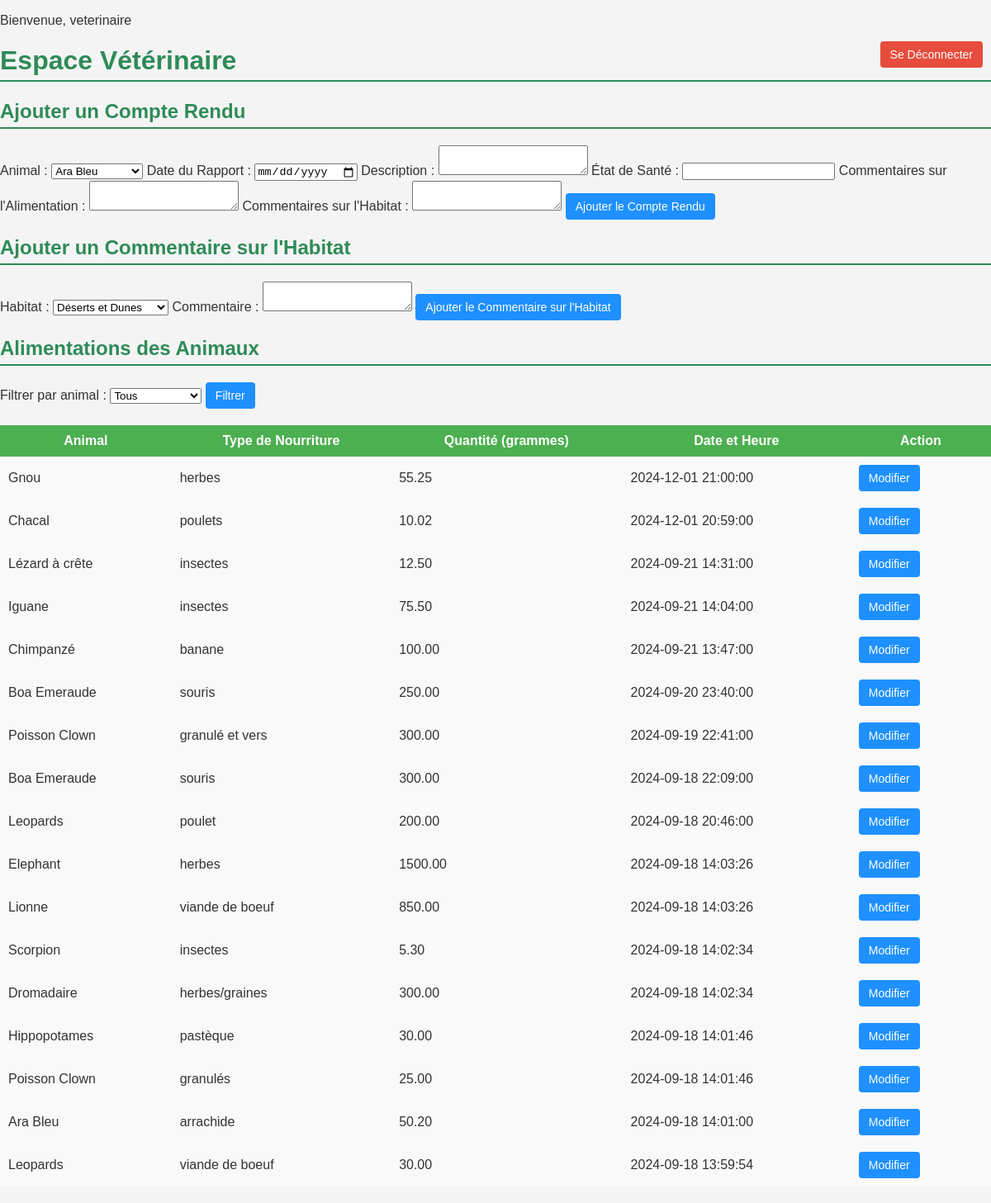
Page /vet_dashboard.php (signed in) on the committed database.
### tables this page shows
CREATE TABLE `feeding_logs` (
  `id` int(11) NOT NULL,
  `animal_id` int(11) NOT NULL,
  `user_id` int(11) NOT NULL,
  `food_type` varchar(255) NOT NULL,
  `grammage` decimal(10,2) NOT NULL,
  `feeding_time` datetime DEFAULT current_timestamp()
);

CREATE TABLE `animals` (
  `id` int(11) NOT NULL,
  `image` varchar(255) NOT NULL,
  `name` varchar(255) NOT NULL,
  `species` varchar(255) NOT NULL,
  `health_status` varchar(255) NOT NULL,
  `views` int(11) DEFAULT 0,
  `habitat_id` int(11) NOT NULL
);

### vet_dashboard.php (the view, shortened to what this page needs)
<?php
include 'config/config_sql.php';
$role = $_SESSION['role'];
$stmt_animals = $pdo->prepare("SELECT id, name FROM animals ORDER BY name ASC");
$stmt_animals->execute();
$animals = $stmt_animals->fetchAll(PDO::FETCH_ASSOC);
$stmt_habitats = $pdo->prepare("SELECT id, name FROM habitats ORDER BY name ASC");
$stmt_habitats->execute();
$habitats = $stmt_habitats->fetchAll(PDO::FETCH_ASSOC);
$filter_animal = isset($_GET['animal_id']) ? $_GET['animal_id'] : null;
if ($filter_animal) {
    $sql_feedings = "SELECT a.name as animal_name, f.food_type, f.grammage, f.feeding_time, f.id as feeding_id
                     FROM feeding_logs f
                     JOIN animals a ON f.animal_id = a.id
                     WHERE f.animal_id = :animal_id
                     ORDER BY f.feeding_time DESC";
} else {
    $sql_feedings = "SELECT a.name as animal_name, f.food_type, f.grammage, f.feeding_time, f.id as feeding_id
                     FROM feeding_logs f
                     JOIN animals a ON f.animal_id = a.id
                     ORDER BY f.feeding_time DESC";
}
$stmt_feedings = $pdo->prepare($sql_feedings);
$stmt_feedings->execute();
$feedings = $stmt_feedings->fetchAll(PDO::FETCH_ASSOC);
?>
<!DOCTYPE html>
<html lang="fr">
<head>
    <link rel="stylesheet" href="dashboard1/style.css">
</head>
<body>
    <div class="header">
        <p>Bienvenue, <?= htmlspecialchars($role); ?></p>
        <form method="POST" action="vet_dashboard.php">
            <button type="submit" name="logout" class="logout-btn">Se Déconnecter</button>
        </form>
    </div>
    <h1>Espace Vétérinaire</h1>
    <h2>Ajouter un Compte Rendu</h2>
    <form method="POST" action="vet_dashboard.php">
        <label for="animal_id">Animal :</label>
        <select name="animal_id" id="animal_id" required>
            <?php foreach ($animals as $animal): ?>
                <option value="<?= $animal['id']; ?>"><?= htmlspecialchars($animal['name']); ?></option>
            <?php endforeach; ?>
        </select>
        <label for="report_date">Date du Rapport :</label>
        <input type="date" name="report_date" id="report_date" required>
        <label for="description">Description :</label>
        <textarea name="description" id="description" required></textarea>
        <label for="health_status">État de Santé :</label>
        <input type="text" name="health_status" id="health_status">
        <label for="feeding_comments">Commentaires sur l'Alimentation :</label>
        <textarea name="feeding_comments" id="feeding_comments"></textarea>
        <label for="habitat_comments">Commentaires sur l'Habitat :</label>
        <textarea name="habitat_comments" id="habitat_comments"></textarea>
        <button type="submit" name="submit_report">Ajouter le Compte Rendu</button>
    </form>
    <h2>Ajouter un Commentaire sur l'Habitat</h2>
    <form method="POST" action="vet_dashboard.php">
        <label for="habitat_id">Habitat :</label>
        <select name="habitat_id" id="habitat_id" required>
            <?php foreach ($habitats as $habitat): ?>
                <option value="<?= $habitat['id']; ?>"><?= htmlspecialchars($habitat['name']); ?></option>
            <?php endforeach; ?>
        </select>
        <label for="comment">Commentaire :</label>
        <textarea name="comment" id="comment" required></textarea>
        <button type="submit" name="submit_habitat_comment">Ajouter le Commentaire sur l'Habitat</button>
    </form>
    <h2>Alimentations des Animaux</h2>
    <form method="GET" action="vet_dashboard.php">
        <label for="animal_id">Filtrer par animal :</label>
        <select name="animal_id" id="animal_id">
            <option value="">Tous</option>
        </select>
        <button type="submit">Filtrer</button>
    </form>
    <table>
        <thead>
            <tr>
                <th>Animal</th>
                <th>Type de Nourriture</th>
                <th>Quantité (grammes)</th>
                <th>Date et Heure</th>
                <th>Action</th>
            </tr>
        </thead>
        <tbody>
            <?php foreach ($feedings as $feeding): ?>
                <tr>
                    <td><?= htmlspecialchars($feeding['animal_name']); ?></td>
                    <td><?= htmlspecialchars($feeding['food_type']); ?></td>
                    <td><?= htmlspecialchars($feeding['grammage']); ?></td>
                    <td><?= htmlspecialchars($feeding['feeding_time']); ?></td>
                    <td>
                        <form method="POST" action="vet_dashboard.php">
                            <button type="submit" name="edit_feeding" class="edit-btn">Modifier</button>
                        </form>
                    </td>
                </tr>
            <?php endforeach; ?>
        </tbody>
    </table>
</body>
</html>

### dashboard1/style.css (style rules this page uses)
body { font-family: Arial, sans-serif; background-color: #f4f4f4; margin: 0; padding: 0; color: #333; }
h1, h2 { color: #2e8b57; text-align: left; border-bottom: 2px solid #2e8b57; padding-bottom: 5px; }
button { background-color: #1e90ff; color: white; border: none; padding: 8px 12px; cursor: pointer; font-size: 14px; border-radius: 4px; margin-right: 10px; }
.logout-btn { background-color: #e74c3c; float: right; }
table { border-collapse: collapse; width: 100%; margin: 20px 0; }
th { background-color: #4caf50; color: white; padding: 10px; }
td { padding: 10px; background-color: #f9f9f9; }
tbody tr:nth-child(even) { background-color: #f1f1f1; }

### rows in the picture
feeding_logs: animal.name "Gnou", food_type "herbes", grammage "55.25", feeding_time "2024-12-01 21:00:00"
feeding_logs: animal.name "Chacal", food_type "poulets", grammage "10.02", feeding_time "2024-12-01 20:59:00"
feeding_logs: animal.name "Lézard à crête", food_type "insectes", grammage "12.50", feeding_time "2024-09-21 14:31:00"
feeding_logs: animal.name "Iguane", food_type "insectes", grammage "75.50", feeding_time "2024-09-21 14:04:00"
feeding_logs: animal.name "Chimpanzé", food_type "banane", grammage "100.00", feeding_time "2024-09-21 13:47:00"
feeding_logs: animal.name "Boa Emeraude", food_type "souris", grammage "250.00", feeding_time "2024-09-20 23:40:00"
feeding_logs: animal.name "Poisson Clown", food_type "granulé et vers", grammage "300.00", feeding_time "2024-09-19 22:41:00"
feeding_logs: animal.name "Boa Emeraude", food_type "souris", grammage "300.00", feeding_time "2024-09-18 22:09:00"
feeding_logs: animal.name "Leopards", food_type "poulet", grammage "200.00", feeding_time "2024-09-18 20:46:00"
feeding_logs: animal.name "Elephant", food_type "herbes", grammage "1500.00", feeding_time "2024-09-18 14:03:26"
feeding_logs: animal.name "Lionne", food_type "viande de boeuf", grammage "850.00", feeding_time "2024-09-18 14:03:26"
feeding_logs: animal.name "Scorpion", food_type "insectes", grammage "5.30", feeding_time "2024-09-18 14:02:34"
feeding_logs: animal.name "Dromadaire", food_type "herbes/graines", grammage "300.00", feeding_time "2024-09-18 14:02:34"
feeding_logs: animal.name "Hippopotames", food_type "pastèque", grammage "30.00", feeding_time "2024-09-18 14:01:46"
feeding_logs: animal.name "Poisson Clown", food_type "granulés", grammage "25.00", feeding_time "2024-09-18 14:01:46"
feeding_logs: animal.name "Ara Bleu", food_type "arrachide", grammage "50.20", feeding_time "2024-09-18 14:01:00"
feeding_logs: animal.name "Leopards", food_type "viande de boeuf", grammage "30.00", feeding_time "2024-09-18 13:59:54"

### other values in the picture
$role "veterinaire"
form field animal_id "Ara Bleu"
form field habitat_id "Déserts et Dunes"
